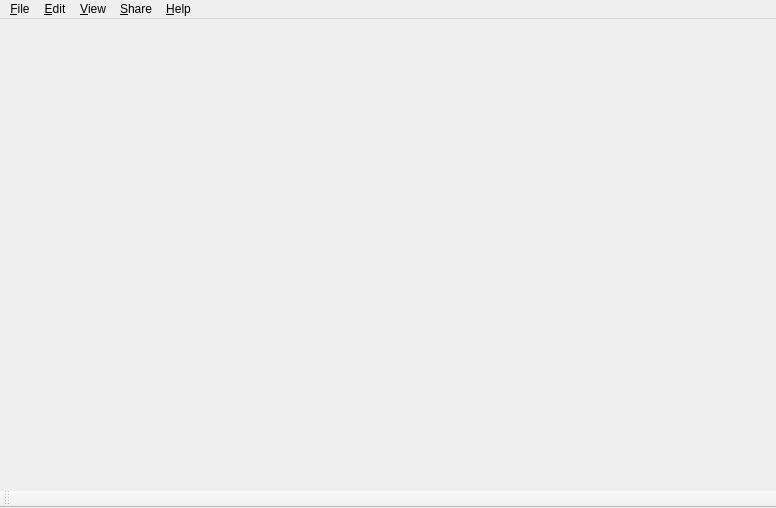
<?xml version="1.0" encoding="UTF-8"?>
<ui version="4.0">
 <class>ComposerMainWindow</class>
 <widget class="QMainWindow" name="ComposerMainWindow">
  <property name="enabled">
   <bool>true</bool>
  </property>
  <property name="geometry">
   <rect>
    <x>0</x>
    <y>0</y>
    <width>776</width>
    <height>508</height>
   </rect>
  </property>
  <property name="sizePolicy">
   <sizepolicy hsizetype="Maximum" vsizetype="Maximum">
    <horstretch>0</horstretch>
    <verstretch>0</verstretch>
   </sizepolicy>
  </property>
  <property name="focusPolicy">
   <enum>Qt::NoFocus</enum>
  </property>
  <property name="windowTitle">
   <string>NCL Composer</string>
  </property>
  <property name="autoFillBackground">
   <bool>false</bool>
  </property>
  <property name="styleSheet">
   <string notr="true"/>
  </property>
  <property name="iconSize">
   <size>
    <width>42</width>
    <height>42</height>
   </size>
  </property>
  <property name="documentMode">
   <bool>true</bool>
  </property>
  <property name="dockNestingEnabled">
   <bool>true</bool>
  </property>
  <property name="unifiedTitleAndToolBarOnMac">
   <bool>true</bool>
  </property>
  <widget class="QWidget" name="centralWidget">
   <property name="sizePolicy">
    <sizepolicy hsizetype="Maximum" vsizetype="Maximum">
     <horstretch>0</horstretch>
     <verstretch>0</verstretch>
    </sizepolicy>
   </property>
   <property name="autoFillBackground">
    <bool>false</bool>
   </property>
   <property name="styleSheet">
    <string notr="true"/>
   </property>
   <layout class="QHBoxLayout" name="horizontalLayout">
    <property name="spacing">
     <number>0</number>
    </property>
    <property name="leftMargin">
     <number>0</number>
    </property>
    <property name="topMargin">
     <number>0</number>
    </property>
    <property name="rightMargin">
     <number>0</number>
    </property>
    <property name="bottomMargin">
     <number>0</number>
    </property>
    <item>
     <widget class="QFrame" name="frame">
      <property name="enabled">
       <bool>true</bool>
      </property>
      <property name="sizePolicy">
       <sizepolicy hsizetype="Expanding" vsizetype="Expanding">
        <horstretch>0</horstretch>
        <verstretch>0</verstretch>
       </sizepolicy>
      </property>
      <property name="lineWidth">
       <number>0</number>
      </property>
      <layout class="QHBoxLayout" name="horizontalLayout_2">
       <property name="spacing">
        <number>0</number>
       </property>
       <property name="leftMargin">
        <number>0</number>
       </property>
       <property name="topMargin">
        <number>0</number>
       </property>
       <property name="rightMargin">
        <number>0</number>
       </property>
       <property name="bottomMargin">
        <number>0</number>
       </property>
      </layout>
     </widget>
    </item>
   </layout>
  </widget>
  <widget class="QToolBar" name="toolBar_Perspectives">
   <property name="windowTitle">
    <string>&amp;Perspectives toolbar</string>
   </property>
   <attribute name="toolBarArea">
    <enum>BottomToolBarArea</enum>
   </attribute>
   <attribute name="toolBarBreak">
    <bool>false</bool>
   </attribute>
  </widget>
  <widget class="QMenuBar" name="menubar">
   <property name="enabled">
    <bool>true</bool>
   </property>
   <property name="geometry">
    <rect>
     <x>0</x>
     <y>0</y>
     <width>776</width>
     <height>23</height>
    </rect>
   </property>
   <property name="layoutDirection">
    <enum>Qt::LeftToRight</enum>
   </property>
   <property name="autoFillBackground">
    <bool>false</bool>
   </property>
   <property name="defaultUp">
    <bool>false</bool>
   </property>
   <property name="nativeMenuBar">
    <bool>false</bool>
   </property>
   <widget class="QMenu" name="menu_File">
    <property name="title">
     <string>&amp;File</string>
    </property>
    <widget class="QMenu" name="menu_Recent_Files">
     <property name="title">
      <string>&amp;Recent Projects</string>
     </property>
     <property name="icon">
      <iconset resource="../plugins/common-resources/images.qrc">
       <normaloff>:/icon/recentes</normaloff>:/icon/recentes</iconset>
     </property>
     <addaction name="action_Clear_Recent_Files"/>
     <addaction name="separator"/>
    </widget>
    <widget class="QMenu" name="menuImport">
     <property name="title">
      <string>Import</string>
     </property>
     <property name="icon">
      <iconset resource="../plugins/common-resources/images.qrc">
       <normaloff>:/icon/import</normaloff>:/icon/import</iconset>
     </property>
     <addaction name="action_ImportFromExistingNCL"/>
    </widget>
    <addaction name="action_NewProject"/>
    <addaction name="action_OpenProject"/>
    <addaction name="menu_Recent_Files"/>
    <addaction name="separator"/>
    <addaction name="action_Save"/>
    <addaction name="action_SaveAs"/>
    <addaction name="action_SaveAll"/>
    <addaction name="separator"/>
    <addaction name="actionPublish"/>
    <addaction name="separator"/>
    <addaction name="menuImport"/>
    <addaction name="separator"/>
    <addaction name="action_CloseProject"/>
    <addaction name="action_CloseAll"/>
    <addaction name="separator"/>
    <addaction name="action_Exit"/>
   </widget>
   <widget class="QMenu" name="menu_Edit">
    <property name="title">
     <string>&amp;Edit</string>
    </property>
    <addaction name="separator"/>
    <addaction name="action_Preferences"/>
    <addaction name="action_Preferences_2"/>
   </widget>
   <widget class="QMenu" name="menu_Help">
    <property name="title">
     <string>&amp;Help</string>
    </property>
    <addaction name="action_Help"/>
    <addaction name="actionKeyboard_shortcuts"/>
    <addaction name="separator"/>
    <addaction name="actionReport_Bug"/>
    <addaction name="separator"/>
    <addaction name="action_About"/>
    <addaction name="action_AboutPlugins"/>
    <addaction name="separator"/>
    <addaction name="actionCheck_for_updates"/>
   </widget>
   <widget class="QMenu" name="menu_View">
    <property name="title">
     <string>&amp;View</string>
    </property>
    <widget class="QMenu" name="menu_Views">
     <property name="title">
      <string>&amp;Views</string>
     </property>
     <property name="icon">
      <iconset resource="../plugins/common-resources/images.qrc">
       <normaloff>:/icon/views</normaloff>:/icon/views</iconset>
     </property>
    </widget>
    <addaction name="action_Fullscreen"/>
    <addaction name="separator"/>
    <addaction name="action_Perspectives_toolbar"/>
    <addaction name="separator"/>
    <addaction name="menu_Views"/>
    <addaction name="separator"/>
    <addaction name="action_Restore_a_perspective"/>
    <addaction name="action_Save_current_perspective"/>
   </widget>
   <widget class="QMenu" name="menu_Share">
    <property name="enabled">
     <bool>true</bool>
    </property>
    <property name="title">
     <string>&amp;Share</string>
    </property>
    <addaction name="action_ShareThisProjectOnline"/>
    <addaction name="action_GoToClubeNCLWebsite"/>
   </widget>
   <addaction name="menu_File"/>
   <addaction name="menu_Edit"/>
   <addaction name="menu_View"/>
   <addaction name="menu_Share"/>
   <addaction name="menu_Help"/>
  </widget>
  <action name="action_NewProject">
   <property name="icon">
    <iconset resource="../plugins/common-resources/images.qrc">
     <normaloff>:/icon/new</normaloff>:/icon/new</iconset>
   </property>
   <property name="text">
    <string>&amp;New project</string>
   </property>
   <property name="shortcut">
    <string>Ctrl+N</string>
   </property>
  </action>
  <action name="action_Exit">
   <property name="icon">
    <iconset resource="../plugins/common-resources/images.qrc">
     <normaloff>:/icon/exit</normaloff>:/icon/exit</iconset>
   </property>
   <property name="text">
    <string>E&amp;xit</string>
   </property>
   <property name="toolTip">
    <string>Exit NCL Composer</string>
   </property>
   <property name="shortcut">
    <string>Ctrl+Q</string>
   </property>
  </action>
  <action name="action_CloseAll">
   <property name="icon">
    <iconset resource="../plugins/common-resources/images.qrc">
     <normaloff>:/icon/closeall</normaloff>:/icon/closeall</iconset>
   </property>
   <property name="text">
    <string>Close All</string>
   </property>
  </action>
  <action name="action_Contents">
   <property name="text">
    <string>&amp;Contents</string>
   </property>
  </action>
  <action name="action_About">
   <property name="icon">
    <iconset resource="../plugins/common-resources/images.qrc">
     <normaloff>:/icon/about</normaloff>:/icon/about</iconset>
   </property>
   <property name="text">
    <string>&amp;About...</string>
   </property>
  </action>
  <action name="action_AboutPlugins">
   <property name="icon">
    <iconset resource="../plugins/common-resources/images.qrc">
     <normaloff>:/icon/view-about</normaloff>:/icon/view-about</iconset>
   </property>
   <property name="text">
    <string>About &amp;Plugins...</string>
   </property>
   <property name="toolTip">
    <string>Show the application Plugins &quot;About box&quot;</string>
   </property>
  </action>
  <action name="actionFullScreen">
   <property name="icon">
    <iconset>
     <normaloff>:/mainwindow/fullscreen</normaloff>:/mainwindow/fullscreen</iconset>
   </property>
   <property name="text">
    <string>FullScreen</string>
   </property>
  </action>
  <action name="action_Clear_Recent_Files">
   <property name="icon">
    <iconset resource="../plugins/common-resources/images.qrc">
     <normaloff>:/icon/clear</normaloff>:/icon/clear</iconset>
   </property>
   <property name="text">
    <string>Clear Recent Projects</string>
   </property>
  </action>
  <action name="action_Save">
   <property name="icon">
    <iconset resource="../plugins/common-resources/images.qrc">
     <normaloff>:/icon/save</normaloff>:/icon/save</iconset>
   </property>
   <property name="text">
    <string>&amp;Save</string>
   </property>
   <property name="shortcut">
    <string>Ctrl+S</string>
   </property>
  </action>
  <action name="action_RunNCL">
   <property name="checkable">
    <bool>false</bool>
   </property>
   <property name="enabled">
    <bool>true</bool>
   </property>
   <property name="icon">
    <iconset>
     <normalon>:/mainwindow/images/play_button.png</normalon>
    </iconset>
   </property>
   <property name="text">
    <string>Run</string>
   </property>
   <property name="iconText">
    <string>Run NCL</string>
   </property>
   <property name="toolTip">
    <string>Run NCL Project</string>
   </property>
   <property name="shortcut">
    <string>Ctrl+R</string>
   </property>
   <property name="iconVisibleInMenu">
    <bool>true</bool>
   </property>
  </action>
  <action name="action_Preferences">
   <property name="icon">
    <iconset resource="../plugins/common-resources/images.qrc">
     <normaloff>:/icon/preferences</normaloff>:/icon/preferences</iconset>
   </property>
   <property name="text">
    <string>&amp;Preferences</string>
   </property>
   <property name="toolTip">
    <string>Edit preferences</string>
   </property>
  </action>
  <action name="action_Help">
   <property name="enabled">
    <bool>true</bool>
   </property>
   <property name="icon">
    <iconset resource="../plugins/common-resources/images.qrc">
     <normaloff>:/icon/help</normaloff>:/icon/help</iconset>
   </property>
   <property name="text">
    <string>Help</string>
   </property>
   <property name="shortcut">
    <string>F1</string>
   </property>
  </action>
  <action name="action_OpenProject">
   <property name="icon">
    <iconset resource="../plugins/common-resources/images.qrc">
     <normaloff>:/icon/open</normaloff>:/icon/open</iconset>
   </property>
   <property name="text">
    <string>Open Project</string>
   </property>
   <property name="shortcut">
    <string>Ctrl+O</string>
   </property>
  </action>
  <action name="action_CloseProject">
   <property name="icon">
    <iconset resource="../plugins/common-resources/images.qrc">
     <normaloff>:/icon/close</normaloff>:/icon/close</iconset>
   </property>
   <property name="text">
    <string>&amp;Close</string>
   </property>
   <property name="shortcut">
    <string>Ctrl+W</string>
   </property>
  </action>
  <action name="action_SaveAll">
   <property name="icon">
    <iconset resource="../plugins/common-resources/images.qrc">
     <normaloff>:/icon/saveall</normaloff>:/icon/saveall</iconset>
   </property>
   <property name="text">
    <string>Save A&amp;ll</string>
   </property>
   <property name="shortcut">
    <string>Ctrl+Shift+S</string>
   </property>
  </action>
  <action name="action_ImportFromExistingNCL">
   <property name="icon">
    <iconset resource="../plugins/common-resources/images.qrc">
     <normaloff>:/icon/media-ncl</normaloff>:/icon/media-ncl</iconset>
   </property>
   <property name="text">
    <string>From NCL Document</string>
   </property>
  </action>
  <action name="action_ShareThisProjectOnline">
   <property name="enabled">
    <bool>false</bool>
   </property>
   <property name="icon">
    <iconset resource="../plugins/common-resources/images.qrc">
     <normaloff>:/icon/share</normaloff>:/icon/share</iconset>
   </property>
   <property name="text">
    <string>Share This Project Online</string>
   </property>
  </action>
  <action name="action_GoToClubeNCLWebsite">
   <property name="icon">
    <iconset resource="../plugins/common-resources/images.qrc">
     <normaloff>:/icon/web</normaloff>:/icon/web</iconset>
   </property>
   <property name="text">
    <string>Go to NCL Club Website</string>
   </property>
  </action>
  <action name="action_StopNCL">
   <property name="icon">
    <iconset resource="gui.qrc">
     <normaloff>:/mainwindow/stop</normaloff>:/mainwindow/stop</iconset>
   </property>
   <property name="text">
    <string>Stop</string>
   </property>
   <property name="toolTip">
    <string>Stop the current document.</string>
   </property>
  </action>
  <action name="actionTo_NCL_Document">
   <property name="enabled">
    <bool>false</bool>
   </property>
   <property name="text">
    <string>To NCL Document</string>
   </property>
  </action>
  <action name="action_SaveAs">
   <property name="icon">
    <iconset resource="../plugins/common-resources/images.qrc">
     <normaloff>:/icon/saveas</normaloff>:/icon/saveas</iconset>
   </property>
   <property name="text">
    <string>Save &amp;As...</string>
   </property>
   <property name="shortcut">
    <string>Ctrl+Alt+S</string>
   </property>
  </action>
  <action name="actionReport_Bug">
   <property name="icon">
    <iconset resource="../plugins/common-resources/images.qrc">
     <normaloff>:/icon/monkey</normaloff>:/icon/monkey</iconset>
   </property>
   <property name="text">
    <string>Report &amp;Bug...</string>
   </property>
   <property name="toolTip">
    <string>Go to our WebSite and Report a BUG</string>
   </property>
  </action>
  <action name="actionProject_from_Wizard">
   <property name="icon">
    <iconset resource="gui.qrc">
     <normaloff>:/mainwindow/images/wizard-icon.png</normaloff>:/mainwindow/images/wizard-icon.png</iconset>
   </property>
   <property name="text">
    <string>Project from &amp;Wizard</string>
   </property>
  </action>
  <action name="actionAbout_Qt">
   <property name="text">
    <string>About Qt</string>
   </property>
  </action>
  <action name="actionPublish">
   <property name="icon">
    <iconset resource="../plugins/common-resources/images.qrc">
     <normaloff>:/icon/publish</normaloff>:/icon/publish</iconset>
   </property>
   <property name="text">
    <string>Publish...</string>
   </property>
   <property name="toolTip">
    <string>Publish current project to server.</string>
   </property>
  </action>
  <action name="action_runPassiveNCL">
   <property name="text">
    <string>Passive</string>
   </property>
  </action>
  <action name="action_runActiveNCL">
   <property name="text">
    <string>Active</string>
   </property>
  </action>
  <action name="action_Fullscreen">
   <property name="icon">
    <iconset resource="gui.qrc">
     <normaloff>:/mainwindow/view-fullscreen</normaloff>:/mainwindow/view-fullscreen</iconset>
   </property>
   <property name="text">
    <string>&amp;Fullscreen</string>
   </property>
   <property name="shortcut">
    <string>F11</string>
   </property>
  </action>
  <action name="action_Save_current_perspective">
   <property name="icon">
    <iconset resource="../plugins/common-resources/images.qrc">
     <normaloff>:/icon/pespective-save</normaloff>:/icon/pespective-save</iconset>
   </property>
   <property name="text">
    <string>&amp;Save current perspective</string>
   </property>
  </action>
  <action name="action_Restore_a_perspective">
   <property name="icon">
    <iconset resource="../plugins/common-resources/images.qrc">
     <normaloff>:/icon/pespectives-restore</normaloff>:/icon/pespectives-restore</iconset>
   </property>
   <property name="text">
    <string>&amp;Restore a perspective</string>
   </property>
  </action>
  <action name="action_Perspectives_toolbar">
   <property name="checkable">
    <bool>true</bool>
   </property>
   <property name="checked">
    <bool>true</bool>
   </property>
   <property name="icon">
    <iconset resource="../plugins/common-resources/images.qrc">
     <normaloff>:/icon/pespectives</normaloff>:/icon/pespectives</iconset>
   </property>
   <property name="text">
    <string>&amp;Perspectives toolbar</string>
   </property>
  </action>
  <action name="actionKeyboard_shortcuts">
   <property name="text">
    <string>&amp;Keyboard shortcuts</string>
   </property>
  </action>
  <action name="action_Preferences_2">
   <property name="icon">
    <iconset resource="../plugins/common-resources/images.qrc">
     <normaloff>:/icon/preferences</normaloff>:/icon/preferences</iconset>
   </property>
   <property name="text">
    <string>&amp;Preferences Editor</string>
   </property>
   <property name="toolTip">
    <string>Preferences editor</string>
   </property>
  </action>
  <action name="actionCheck_for_updates">
   <property name="text">
    <string>Check for updates</string>
   </property>
  </action>
 </widget>
 <resources>
  <include location="gui.qrc"/>
  <include location="../plugins/common-resources/images.qrc"/>
 </resources>
 <connections/>
</ui>
